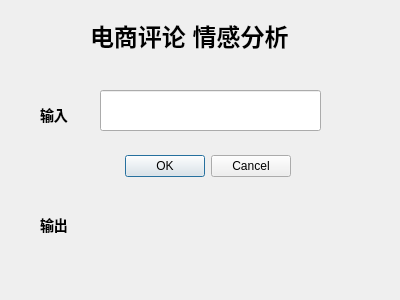
<?xml version="1.0" encoding="UTF-8"?>
<ui version="4.0">
 <class>Dialog</class>
 <widget class="QDialog" name="Dialog">
  <property name="geometry">
   <rect>
    <x>0</x>
    <y>0</y>
    <width>400</width>
    <height>300</height>
   </rect>
  </property>
  <property name="windowTitle">
   <string>Dialog</string>
  </property>
  <widget class="QDialogButtonBox" name="buttonBox">
   <property name="geometry">
    <rect>
     <x>120</x>
     <y>150</y>
     <width>171</width>
     <height>32</height>
    </rect>
   </property>
   <property name="orientation">
    <enum>Qt::Horizontal</enum>
   </property>
   <property name="standardButtons">
    <set>QDialogButtonBox::Cancel|QDialogButtonBox::Ok</set>
   </property>
  </widget>
  <widget class="QLabel" name="label">
   <property name="geometry">
    <rect>
     <x>90</x>
     <y>10</y>
     <width>231</width>
     <height>51</height>
    </rect>
   </property>
   <property name="tabletTracking">
    <bool>false</bool>
   </property>
   <property name="text">
    <string>&lt;h1&gt;电商评论 情感分析&lt;/h1&gt;</string>
   </property>
  </widget>
  <widget class="QLineEdit" name="lineEdit">
   <property name="geometry">
    <rect>
     <x>100</x>
     <y>90</y>
     <width>221</width>
     <height>41</height>
    </rect>
   </property>
  </widget>
  <widget class="QLabel" name="label_2">
   <property name="geometry">
    <rect>
     <x>40</x>
     <y>100</y>
     <width>60</width>
     <height>31</height>
    </rect>
   </property>
   <property name="text">
    <string>&lt;h3&gt;输入&lt;/h3&gt;</string>
   </property>
  </widget>
  <widget class="QLabel" name="label_3">
   <property name="geometry">
    <rect>
     <x>40</x>
     <y>210</y>
     <width>60</width>
     <height>31</height>
    </rect>
   </property>
   <property name="text">
    <string>&lt;html&gt;&lt;head/&gt;&lt;body&gt;&lt;p&gt;&lt;span style=&quot; font-size:large; font-weight:600;&quot;&gt;输出&lt;/span&gt;&lt;/p&gt;&lt;/body&gt;&lt;/html&gt;</string>
   </property>
  </widget>
 </widget>
 <resources/>
 <connections>
  <connection>
   <sender>buttonBox</sender>
   <signal>accepted()</signal>
   <receiver>Dialog</receiver>
   <slot>accept()</slot>
   <hints>
    <hint type="sourcelabel">
     <x>248</x>
     <y>254</y>
    </hint>
    <hint type="destinationlabel">
     <x>157</x>
     <y>274</y>
    </hint>
   </hints>
  </connection>
  <connection>
   <sender>buttonBox</sender>
   <signal>rejected()</signal>
   <receiver>Dialog</receiver>
   <slot>reject()</slot>
   <hints>
    <hint type="sourcelabel">
     <x>316</x>
     <y>260</y>
    </hint>
    <hint type="destinationlabel">
     <x>286</x>
     <y>274</y>
    </hint>
   </hints>
  </connection>
 </connections>
</ui>
